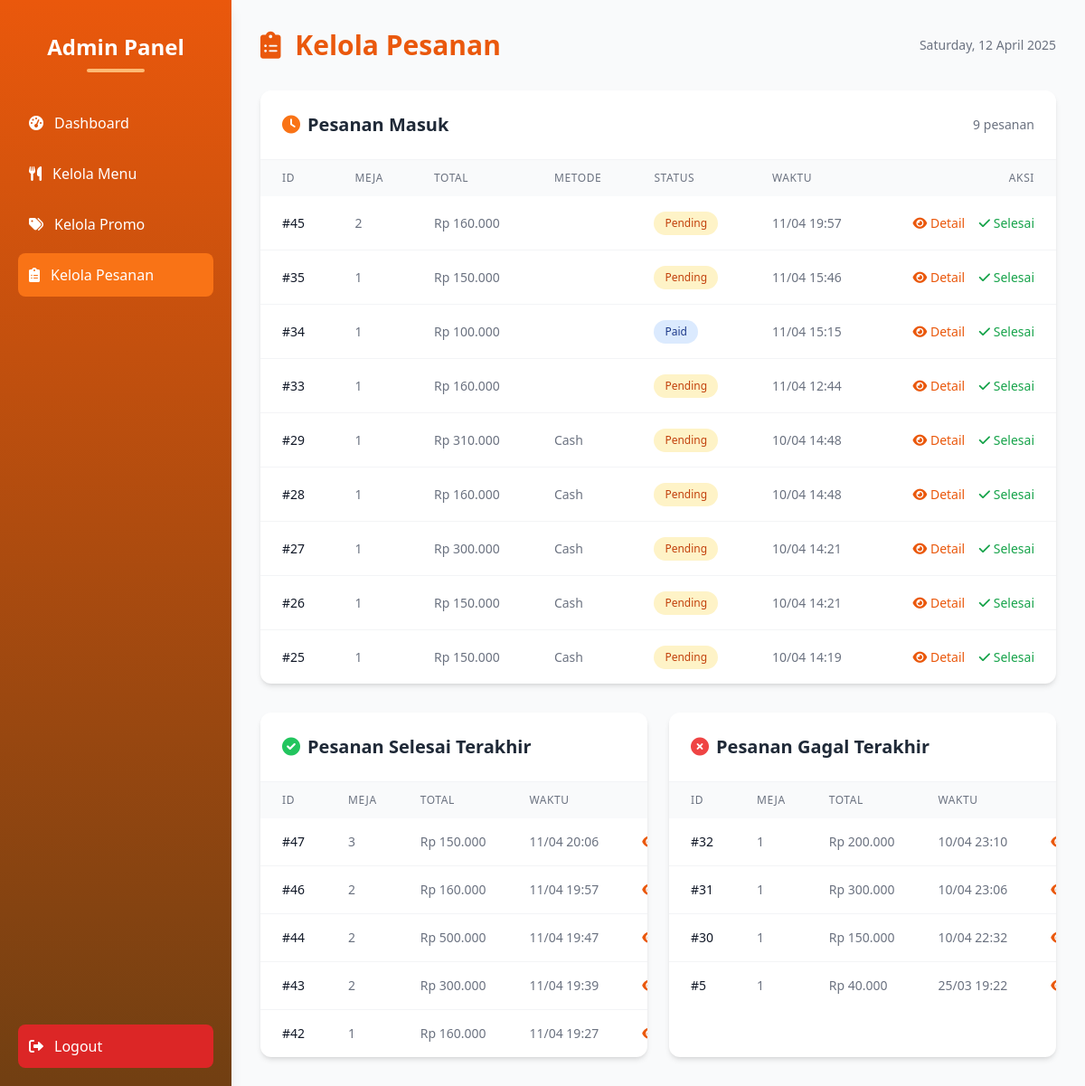
The app's page /admin/order.php (signed in), older data.
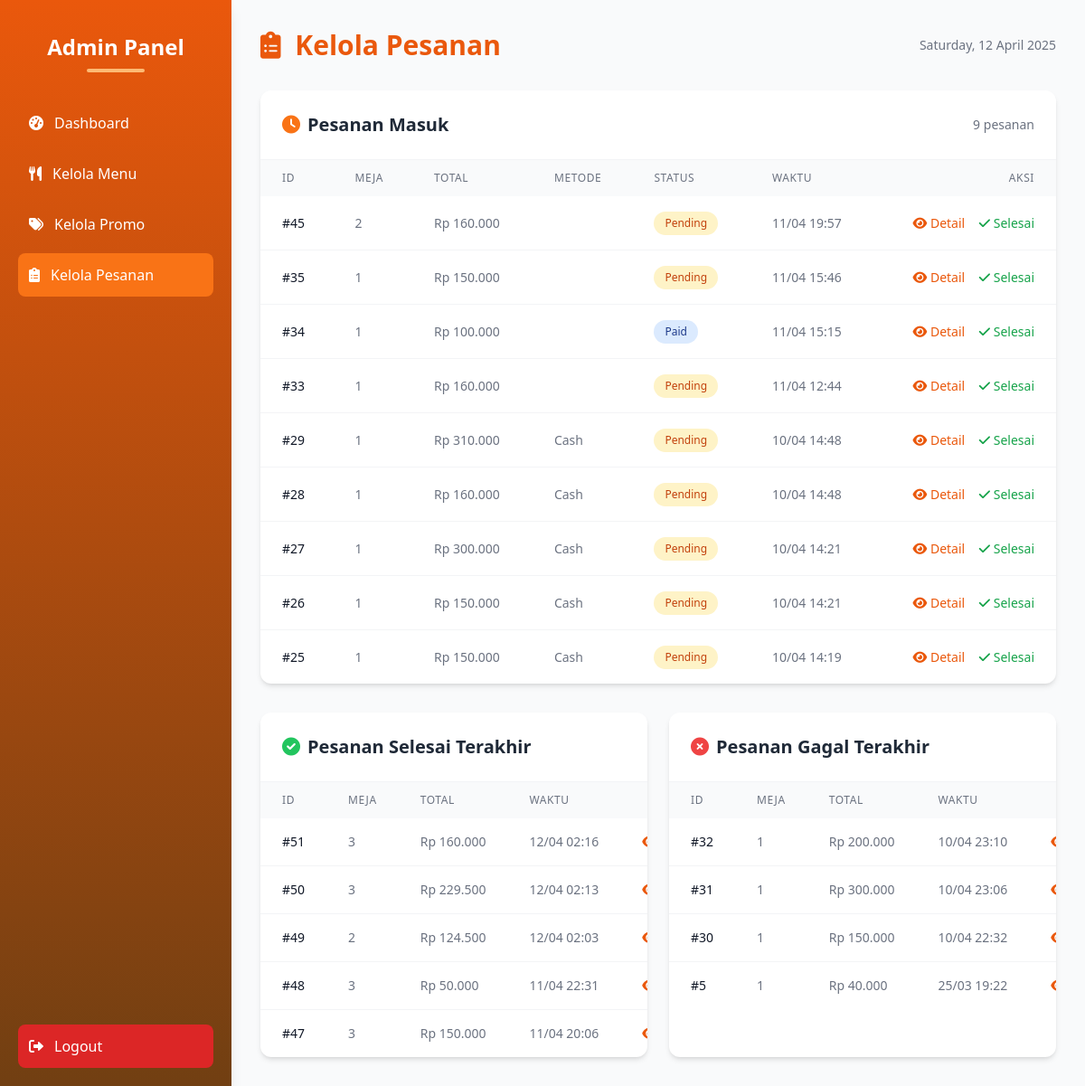
The same page, newer data.
### tables this page shows
CREATE TABLE `orders` (
  `id` int NOT NULL,
  `id_meja` int NOT NULL,
  `customer_id` int DEFAULT NULL,
  `total_harga` decimal(10,2) NOT NULL,
  `metode_pembayaran` varchar(20) DEFAULT NULL,
  `status` enum('pending','paid','failed','done') DEFAULT 'pending',
  `snap_token` varchar(255) DEFAULT NULL,
  `midtrans_order_id` varchar(255) DEFAULT NULL,
  `created_at` timestamp NULL DEFAULT CURRENT_TIMESTAMP
);

### admin/order.php (the view, shortened to what the changed rows need)
<?php
include '../config/db.php';
$current_orders = $conn->query("
    SELECT o.*
    FROM orders o
    LEFT JOIN meja m ON o.id_meja = m.id_meja
    WHERE o.status IN ('pending', 'paid')
    ORDER BY o.created_at DESC
");
$completed_orders = $conn->query("
    SELECT o.*
    FROM orders o
    LEFT JOIN meja m ON o.id_meja = m.id_meja
    WHERE o.status = 'done'
    ORDER BY o.created_at DESC
    LIMIT 5
");
$failed_orders = $conn->query("
    SELECT o.*
    FROM orders o
    LEFT JOIN meja m ON o.id_meja = m.id_meja
    WHERE o.status = 'failed'
    ORDER BY o.created_at DESC
    LIMIT 5
");
?>
<!DOCTYPE html>
<html lang="id">
<head>
    <script src="https://cdn.tailwindcss.com"></script>
    <link rel="stylesheet" href="https://cdnjs.cloudflare.com/ajax/libs/font-awesome/6.0.0/css/all.min.css">
</head>
<body class="bg-gray-50 min-h-screen flex">
    <div class="h-screen w-64 bg-gradient-to-b from-orange-600 to-yellow-900 text-white p-5 shadow-lg fixed flex flex-col">
        <div class="text-center mb-8 pt-4">
            <h2 class="text-2xl font-bold mb-2">Admin Panel</h2>
        </div>
    </div>
    <div class="main-content">
        <div class="flex justify-between items-center mb-8">
            <h1 class="text-3xl font-bold text-orange-600">
                <i class="fas fa-clipboard-list mr-2"></i> Kelola Pesanan
            </h1>
        </div>
        <div class="bg-white rounded-xl shadow-md overflow-hidden mb-8">
            <div class="overflow-x-auto max-w-full">
                <table class="min-w-full table-auto">
                    <thead class="bg-gray-50">
                        <tr>
                            <th class="px-6 py-3 text-left text-xs font-medium text-gray-500 uppercase tracking-wider">ID</th>
                            <th class="px-6 py-3 text-left text-xs font-medium text-gray-500 uppercase tracking-wider">Meja</th>
                            <th class="px-6 py-3 text-left text-xs font-medium text-gray-500 uppercase tracking-wider">Total</th>
                            <th class="px-6 py-3 text-left text-xs font-medium text-gray-500 uppercase tracking-wider">Metode</th>
                            <th class="px-6 py-3 text-left text-xs font-medium text-gray-500 uppercase tracking-wider">Status</th>
                            <th class="px-6 py-3 text-left text-xs font-medium text-gray-500 uppercase tracking-wider">Waktu</th>
                            <th class="px-6 py-3 text-right text-xs font-medium text-gray-500 uppercase tracking-wider">Aksi</th>
                        </tr>
                    </thead>
                    <tbody class="divide-y divide-gray-100">
                        <?php while ($row = $current_orders->fetch_assoc()): ?>
                            <tr class="hover:bg-orange-50">
                                <td class="px-6 py-4 whitespace-nowrap text-sm font-medium text-gray-900">#<?= $row['id'] ?></td>
                                <td class="px-6 py-4 whitespace-nowrap text-sm text-gray-500"><?= $row['id_meja'] ?></td>
                                <td class="px-6 py-4 whitespace-nowrap text-sm text-gray-500">Rp <?= number_format($row['total_harga'], 0, ',', '.') ?></td>
                                <td class="px-6 py-4 whitespace-nowrap text-sm text-gray-500"><?= ucfirst($row['metode_pembayaran']) ?></td>
                                <td class="px-6 py-4 whitespace-nowrap">
                                    <span class="status-badge <?= $row['status'] ?>">
                                        <?= ucfirst($row['status']) ?>
                                    </span>
                                </td>
                                <td class="px-6 py-4 whitespace-nowrap text-sm text-gray-500">
                                    <?= date('d/m H:i', strtotime($row['created_at'])) ?>
                                </td>
                                <td class="px-6 py-4 whitespace-nowrap text-right text-sm font-medium">
                                    <a href="detail_pesanan.php?id=<?= $row['id'] ?>" class="text-orange-600 hover:text-orange-900 mr-3">
                                        <i class="fas fa-eye"></i> Detail
                                    </a>
                                    <a href="proses_pesanan.php?id=<?= $row['id'] ?>" class="text-green-600 hover:text-green-900">
                                        <i class="fas fa-check"></i> Selesai
                                    </a>
                                </td>
                            </tr>
                        <?php endwhile; ?>
                    </tbody>
                </table>
            </div>
        </div>
        <div class="grid grid-cols-1 lg:grid-cols-2 gap-6">
            <div class="bg-white rounded-xl shadow-md overflow-hidden">
                <div class="overflow-x-auto max-w-full">
                    <table class="min-w-full table-auto">
                        <thead class="bg-gray-50">
                            <tr>
                                <th class="px-6 py-3 text-left text-xs font-medium text-gray-500 uppercase tracking-wider">ID</th>
                                <th class="px-6 py-3 text-left text-xs font-medium text-gray-500 uppercase tracking-wider">Meja</th>
                                <th class="px-6 py-3 text-left text-xs font-medium text-gray-500 uppercase tracking-wider">Total</th>
                                <th class="px-6 py-3 text-left text-xs font-medium text-gray-500 uppercase tracking-wider">Waktu</th>
                                <th class="px-6 py-3 text-right text-xs font-medium text-gray-500 uppercase tracking-wider">Aksi</th>
                            </tr>
                        </thead>
                        <tbody class="divide-y divide-gray-100">
                            <?php while ($row = $completed_orders->fetch_assoc()): ?>
                                <tr class="hover:bg-green-50">
                                    <td class="px-6 py-4 whitespace-nowrap text-sm font-medium text-gray-900">#<?= $row['id'] ?></td>
                                    <td class="px-6 py-4 whitespace-nowrap text-sm text-gray-500"><?= $row['id_meja'] ?></td>
                                    <td class="px-6 py-4 whitespace-nowrap text-sm text-gray-500">Rp <?= number_format($row['total_harga'], 0, ',', '.') ?></td>
                                    <td class="px-6 py-4 whitespace-nowrap text-sm text-gray-500">
                                        <?= date('d/m H:i', strtotime($row['created_at'])) ?>
                                    </td>
                                    <td class="px-6 py-4 whitespace-nowrap text-right text-sm font-medium">
                                        <a href="detail_pesanan.php?id=<?= $row['id'] ?>" class="text-orange-600 hover:text-orange-900 mr-3">
                                            <i class="fas fa-eye"></i> Detail
                                        </a>
                                    </td>
                                </tr>
                            <?php endwhile; ?>
                        </tbody>
                    </table>
                </div>
            </div>
            <div class="bg-white rounded-xl shadow-md overflow-hidden">
                <div class="overflow-x-auto max-w-full">
                    <table class="min-w-full table-auto">
                        <thead class="bg-gray-50">
                            <tr>
                                <th class="px-6 py-3 text-left text-xs font-medium text-gray-500 uppercase tracking-wider">ID</th>
                                <th class="px-6 py-3 text-left text-xs font-medium text-gray-500 uppercase tracking-wider">Meja</th>
                                <th class="px-6 py-3 text-left text-xs font-medium text-gray-500 uppercase tracking-wider">Total</th>
                                <th class="px-6 py-3 text-left text-xs font-medium text-gray-500 uppercase tracking-wider">Waktu</th>
                                <th class="px-6 py-3 text-right text-xs font-medium text-gray-500 uppercase tracking-wider">Aksi</th>
                            </tr>
                        </thead>
                        <tbody class="divide-y divide-gray-100">
                            <?php while ($row = $failed_orders->fetch_assoc()): ?>
                                <tr class="hover:bg-red-50">
                                    <td class="px-6 py-4 whitespace-nowrap text-sm font-medium text-gray-900">#<?= $row['id'] ?></td>
                                    <td class="px-6 py-4 whitespace-nowrap text-sm text-gray-500"><?= $row['id_meja'] ?></td>
                                    <td class="px-6 py-4 whitespace-nowrap text-sm text-gray-500">Rp <?= number_format($row['total_harga'], 0, ',', '.') ?></td>
                                    <td class="px-6 py-4 whitespace-nowrap text-sm text-gray-500">
                                        <?= date('d/m H:i', strtotime($row['created_at'])) ?>
                                    </td>
                                    <td class="px-6 py-4 whitespace-nowrap text-right text-sm font-medium">
                                        <a href="detail_pesanan.php?id=<?= $row['id'] ?>" class="text-orange-600 hover:text-orange-900 mr-3">
                                            <i class="fas fa-eye"></i> Detail
                                        </a>
                                    </td>
                                </tr>
                            <?php endwhile; ?>
                        </tbody>
                    </table>
                </div>
            </div>
        </div>
    </div>
</body>
</html>

Row changes from the older to the newer data that the page shows:
no longer on this page (row unchanged): orders: id "46", id_meja "2", total_harga "160.000", created_at "11/04 19:57", shown under "Pesanan Selesai Terakhir"
no longer on this page (row unchanged): orders: id "44", id_meja "2", total_harga "500.000", created_at "11/04 19:47", shown under "Pesanan Selesai Terakhir"
no longer on this page (row unchanged): orders: id "43", id_meja "2", total_harga "300.000", created_at "11/04 19:39", shown under "Pesanan Selesai Terakhir"
no longer on this page (row unchanged): orders: id "42", id_meja "1", total_harga "160.000", created_at "11/04 19:27", shown under "Pesanan Selesai Terakhir"
added orders: id "51", id_meja "3", total_harga "160.000", created_at "12/04 02:16", shown under "Pesanan Selesai Terakhir"
added orders: id "50", id_meja "3", total_harga "229.500", created_at "12/04 02:13", shown under "Pesanan Selesai Terakhir"
added orders: id "49", id_meja "2", total_harga "124.500", created_at "12/04 02:03", shown under "Pesanan Selesai Terakhir"
added orders: id "48", id_meja "3", total_harga "50.000", created_at "11/04 22:31", shown under "Pesanan Selesai Terakhir"
